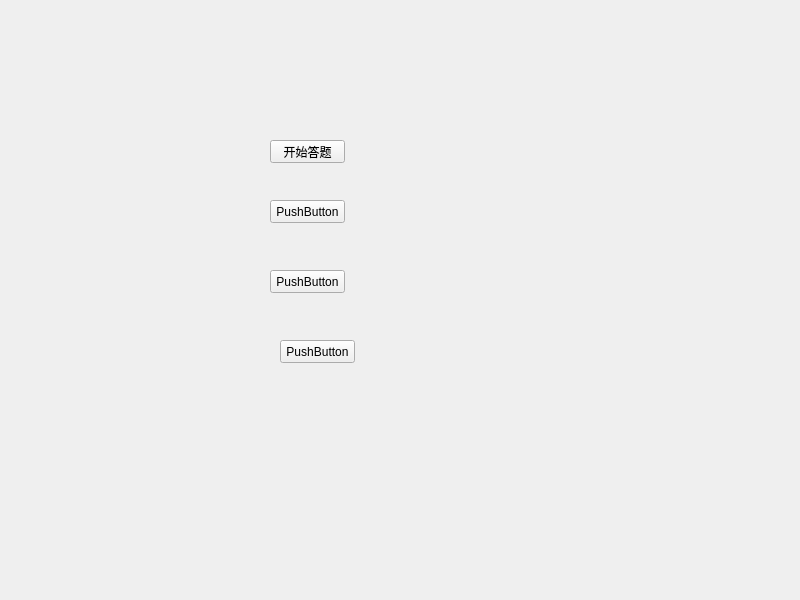
<?xml version="1.0" encoding="UTF-8"?>
<ui version="4.0">
 <class>Widget</class>
 <widget class="QWidget" name="Widget">
  <property name="geometry">
   <rect>
    <x>0</x>
    <y>0</y>
    <width>800</width>
    <height>600</height>
   </rect>
  </property>
  <property name="windowTitle">
   <string>Widget</string>
  </property>
  <widget class="QPushButton" name="Answer_pushButton">
   <property name="geometry">
    <rect>
     <x>270</x>
     <y>140</y>
     <width>75</width>
     <height>23</height>
    </rect>
   </property>
   <property name="text">
    <string>开始答题</string>
   </property>
  </widget>
  <widget class="QPushButton" name="pushButton_2">
   <property name="geometry">
    <rect>
     <x>270</x>
     <y>200</y>
     <width>75</width>
     <height>23</height>
    </rect>
   </property>
   <property name="text">
    <string>PushButton</string>
   </property>
  </widget>
  <widget class="QPushButton" name="pushButton_3">
   <property name="geometry">
    <rect>
     <x>270</x>
     <y>270</y>
     <width>75</width>
     <height>23</height>
    </rect>
   </property>
   <property name="text">
    <string>PushButton</string>
   </property>
  </widget>
  <widget class="QPushButton" name="pushButton_4">
   <property name="geometry">
    <rect>
     <x>280</x>
     <y>340</y>
     <width>75</width>
     <height>23</height>
    </rect>
   </property>
   <property name="text">
    <string>PushButton</string>
   </property>
  </widget>
 </widget>
 <resources/>
 <connections/>
</ui>
